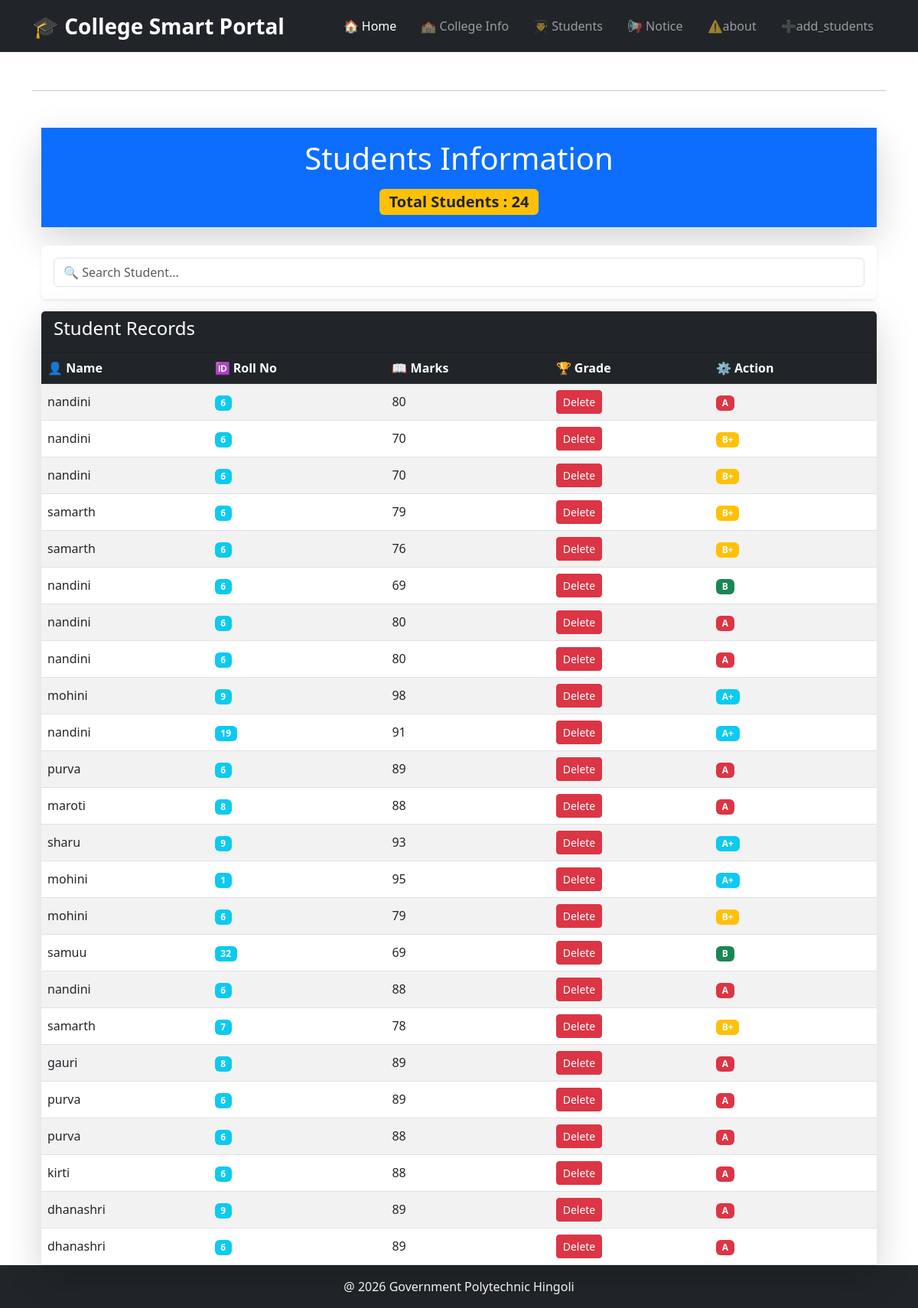
Before: /students with the older database file.
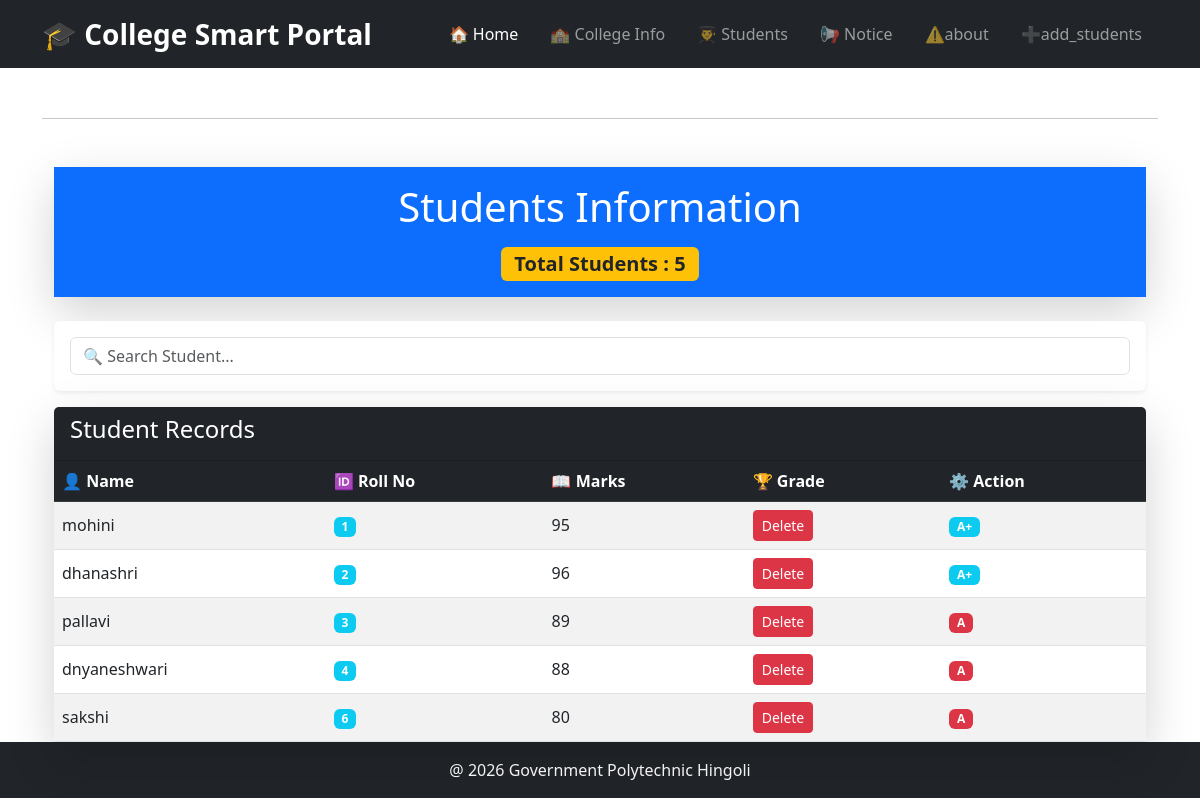
After: the same page with the newer database file.
### tables this page shows
CREATE TABLE stud (
            id INTEGER PRIMARY KEY AUTOINCREMENT,
            name TEXT NOT NULL,
            roll_no INTEGER NOT NULL,
            marks INTEGER NOT NULL
        );

### app.py (the view)
@app.route('/students')
def students():
    conn = get_db(MOHINI_DB)
    students = conn.execute(
        "SELECT * FROM stud"
    ).fetchall()
    conn.close()
    return render_template(
        "students.html",
        students=students
    )

### database.py (called while the page is built)
def get_db(MOHINI_DB):
    conn = sqlite3.connect(MOHINI_DB)
    conn.row_factory = sqlite3.Row
    return conn

### templates/students.html (shortened to what this page needs)
{% extends "base.html" %}
{% block content %}
<div class="container mt-5">
    <div class="card shadow-lg border-0 mb-4">
        <div class="card-body text-center bg-primary text-white">
            <h1 class="display-6">
                Students Information
            </h1>
            <span class="badge bg-warning text-dark fs-5 mt-2">
                Total Students : {{ students|length }}
            </span>
        </div>
    </div>
    <div class="card shadow-sm border-0 mb-3">
        <div class="card-body">
            <input type="text"
                   class="form-control"
                   placeholder="🔍 Search Student...">
        </div>
    </div>
    <div class="card shadow-lg border-0">
        <div class="card-header bg-dark text-white">
            <h4>
                Student Records
            </h4>
        </div>
        <div class="table-responsive">
            <table class="table table-hover table-striped mb-0 align-middle">
                <thead class="table-dark">
                    <tr>
                        <th>👤 Name</th>
                        <th>🆔 Roll No</th>
                        <th>📖 Marks</th>
                        <th>🏆 Grade</th>
                        <th>⚙️ Action</th>
                    </tr>
                </thead>
                <tbody>
                {% for student in students %}
                    <tr>
                        <td>{{ student.name }}</td>
                        <td>
                            <span class="badge bg-info">
                                {{ student.roll_no }}
                            </span>
                        </td>
                        <td>{{ student.marks }}</td>
                        <td>
                            <a href="{{ url_for('delete_student', id=student.id) }}"
                            class="btn btn-danger btn-sm"
                            onclick="return confirm('Are you sure?')">
                            Delete
                            </a>
                        </td>
                  <td>
                        {% if student.marks >= 90 %}
                        <span class="badge bg-info">A+</span>
                        {% elif student.marks >= 80 %}
                           <span class="badge bg-danger">A</span>
                        {% elif student.marks >= 70 %}
                            <span class="badge bg-warning">B+</span>
                        {% elif student.marks >= 60 %}
                            <span class="badge bg-success">B</span>
                        {% elif student.marks >= 50 %}
                            <span class="badge bg-danger">C</span>
                        {% else %}
                            <span class="badge bg-primary">Fail</span>
                        {% endif %}
                        </td>
                    </tr>
                {% endfor %}
                </tbody>
            </table>
        </div>
    </div>
</div>
</div>
   <div class="card-footer bg-dark text-white text-center py-3 mt-6">
    @ 2026 Government Polytechnic Hingoli
</div>
{% endblock %}

### templates/base.html (shortened to what this page needs)
<!DOCTYPE html>
<html>
   <head>
        <link href="https://cdn.jsdelivr.net/npm/bootstrap@5.3.0/dist/css/bootstrap.min.css"rel="stylesheet">
    </head>
    <body>
    <nav class="navbar navbar-expand-lg navbar-dark bg-dark ">
    <div class="container">
             <a class="navbar-brand fw-bold fs-3" href="/">🎓 College Smart Portal </a>
        <div class="collapse navbar-collapse" id="navbarNav">
            <ul class="navbar-nav ms-auto">
                <li class="nav-item">
                    <a class="nav-link active px-3" href="/"> 🏠 Home </a>
                </li>
                <li class="nav-item">
                    <a class="nav-link px-3" href="/college_info"> 🏫 College Info</a>
                </li>
                <li class="nav-item">
                    <a class="nav-link px-3" href="/students">👨‍🎓 Students</a>
                </li>
                <li class="nav-item">
                    <a class="nav-link px-3" href="/notices">📢 Notice </a>
                </li>
                <li class="nav-item">
                    <a class="nav-link px-3" href="/about">⚠️about</a>
                </li>
                <li class="nav-item">
                    <a class="nav-link px-3" href="/add_students">➕add_students</a>
            </ul>
        </div>
    </div>
</nav>
                <button class="navbar-toggler" type="button"
                    data-bs-toggle="collapse"
                    data-bs-target="#navbarNav">
                <span class="navbar-toggler-icon"></span>
                </button>
        <div class="container mt-4">
         <hr>
    {% block content %}
    {% endblock %}
 </html>

Changed rows visible on the page:
removed stud: name "nandini", roll_no "6", marks "80", shows "A"
removed stud: name "nandini", roll_no "6", marks "70", shows "B+"
removed stud: name "nandini", roll_no "6", marks "70", shows "B+"
removed stud: name "samarth", roll_no "6", marks "79", shows "B+"
removed stud: name "samarth", roll_no "6", marks "76", shows "B+"
removed stud: name "nandini", roll_no "6", marks "69", shows "B"
removed stud: name "nandini", roll_no "6", marks "80", shows "A"
removed stud: name "nandini", roll_no "6", marks "80", shows "A"
removed stud: name "mohini", roll_no "9", marks "98", shows "A+"
removed stud: name "nandini", roll_no "19", marks "91", shows "A+"
removed stud: name "purva", roll_no "6", marks "89", shows "A"
removed stud: name "maroti", roll_no "8", marks "88", shows "A"
removed stud: name "sharu", roll_no "9", marks "93", shows "A+"
removed stud: name "mohini", roll_no "6", marks "79", shows "B+"
removed stud: name "samuu", roll_no "32", marks "69", shows "B"
removed stud: name "nandini", roll_no "6", marks "88", shows "A"
removed stud: name "samarth", roll_no "7", marks "78", shows "B+"
removed stud: name "gauri", roll_no "8", marks "89", shows "A"
removed stud: name "purva", roll_no "6", marks "89", shows "A"
removed stud: name "purva", roll_no "6", marks "88", shows "A"
removed stud: name "kirti", roll_no "6", marks "88", shows "A"
removed stud: name "dhanashri", roll_no "9", marks "89", shows "A"
removed stud: name "dhanashri", roll_no "6", marks "89", shows "A"
added stud: name "dhanashri", roll_no "2", marks "96", shows "A+"
added stud: name "pallavi", roll_no "3", marks "89", shows "A"
added stud: name "dnyaneshwari", roll_no "4", marks "88", shows "A"
added stud: name "sakshi", roll_no "6", marks "80", shows "A"
Other visible differences:
{{ students|length }}: "24" → "5"
